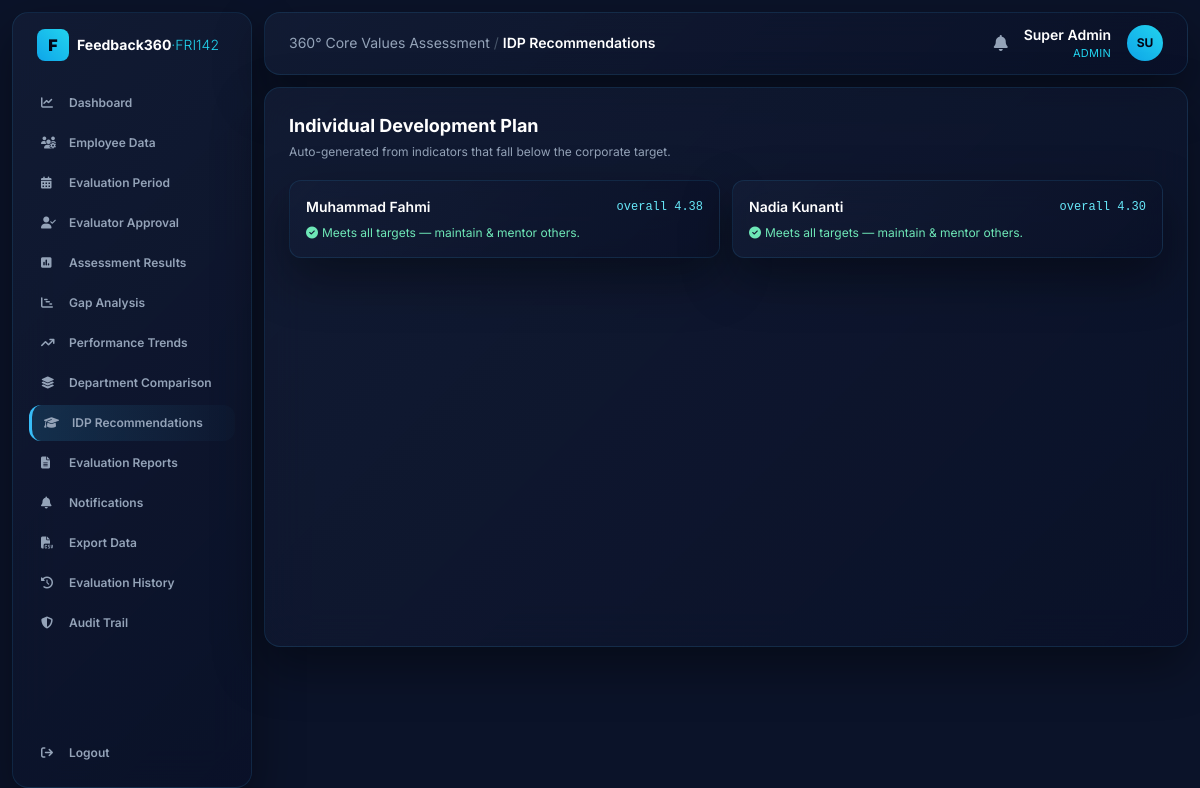
Before: /idp (signed in) with the older database file.
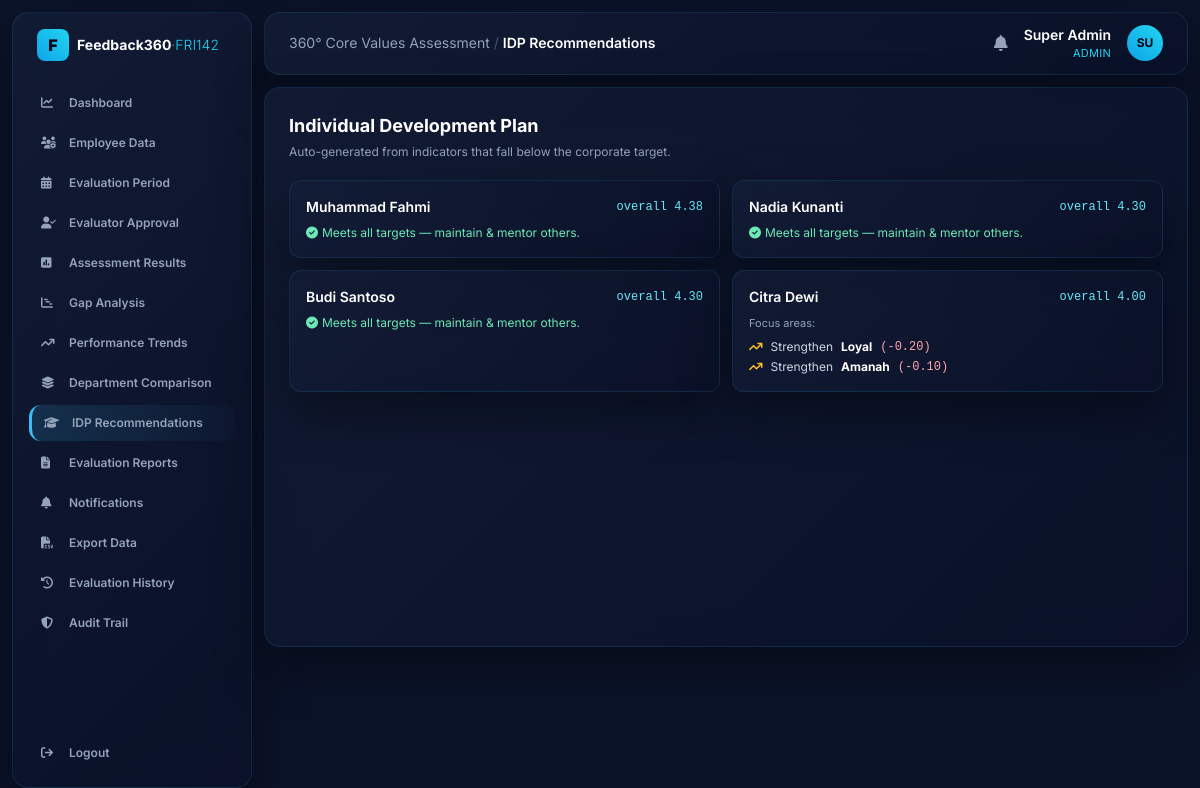
After: the same page with the newer database file.
### tables this page shows
CREATE TABLE results (
    id INTEGER PRIMARY KEY AUTOINCREMENT,
    period_id INTEGER NOT NULL REFERENCES periods(id),
    employee_id INTEGER NOT NULL REFERENCES employees(id),
    amanah REAL, kompeten REAL, harmonis REAL, loyal REAL, adaptif REAL,
    overall REAL,
    computed_at TEXT
);

CREATE TABLE employees (
    id INTEGER PRIMARY KEY AUTOINCREMENT,
    nip TEXT UNIQUE NOT NULL,
    full_name TEXT NOT NULL,
    position TEXT NOT NULL,
    department TEXT NOT NULL,
    supervisor_id INTEGER REFERENCES employees(id)
);

### app.py (the view)
@app.route("/idp")
@require("admin", "hr", "management")
def idp():
    period = active_period()
    rows = g.db.execute(
        "SELECT r.*, e.full_name FROM results r JOIN employees e ON r.employee_id=e.id "
        "WHERE r.period_id=?", (period["id"],)).fetchall()
    cards = []
    for r in rows:
        gaps = [(VALUE_LABELS[v], round(r[v] - CORPORATE_TARGET, 2))
                for v in VALUES if r[v] < CORPORATE_TARGET]
        gaps.sort(key=lambda x: x[1])
        cards.append({"name": r["full_name"], "overall": r["overall"], "gaps": gaps})
    return render_template("idp.html", cards=cards)

### app.py (called while the page is built)
@app.before_request
def load_user():
    g.db = get_db()
    g.user = None
    if "uid" in session:
        g.user = g.db.execute(
            "SELECT * FROM users WHERE id=?", (session["uid"],)
        ).fetchone()

def require(*roles):
    def deco(fn):
        @wraps(fn)
        def wrapper(*a, **kw):
            if not g.user:
                return redirect(url_for("login"))
            if roles and g.user["role"] not in roles:
                abort(403)
            return fn(*a, **kw)
        return wrapper
    return deco

@app.context_processor
def inject_globals():
    unread = 0
    if g.get("user"):
        unread = g.db.execute(
            "SELECT COUNT(*) c FROM notifications WHERE is_read=0 AND "
            "(target_role=? OR target_user_id=?)",
            (g.user["role"], g.user["id"]),
        ).fetchone()["c"]
    return dict(user=g.get("user"), VALUES=VALUES, VALUE_LABELS=VALUE_LABELS,
                TARGET=CORPORATE_TARGET, unread=unread)

def active_period():
    return g.db.execute(
        "SELECT * FROM periods WHERE status='active' ORDER BY id DESC LIMIT 1"
    ).fetchone()

### templates/idp.html
{% extends "base.html" %}
{% block heading %}IDP Recommendations{% endblock %}
{% block body %}
<h2 class="text-lg font-bold text-white mb-1">Individual Development Plan</h2>
<p class="text-xs text-slate-400 mb-5">Auto-generated from indicators that fall below the corporate target.</p>
<div class="grid md:grid-cols-2 gap-3">
{% for c in cards %}
  <div class="glossy rounded-xl p-4">
    <div class="flex items-center justify-between mb-2">
      <h3 class="text-sm font-semibold text-white">{{ c['name'] }}</h3>
      <span class="text-xs text-cyan-300 font-mono">overall {{ '%.2f'|format(c['overall']) }}</span>
    </div>
    {% if c['gaps'] %}
      <p class="text-[11px] text-slate-400 mb-2">Focus areas:</p>
      <ul class="space-y-1">
      {% for label,gap in c['gaps'] %}
        <li class="text-xs text-slate-300 flex items-center gap-2">
          <i class="fa-solid fa-arrow-trend-up text-amber-400"></i>
          Strengthen <strong class="text-white">{{ label }}</strong> <span class="text-rose-300 font-mono">({{ '%+.2f'|format(gap) }})</span></li>
      {% endfor %}
      </ul>
    {% else %}
      <p class="text-xs text-emerald-300"><i class="fa-solid fa-circle-check mr-1"></i>Meets all targets — maintain &amp; mentor others.</p>
    {% endif %}
  </div>
{% else %}<p class="text-sm text-slate-400">No results to base recommendations on yet.</p>{% endfor %}
</div>
{% endblock %}

Changed rows visible on the page:
added results: name "Budi Santoso", overall "4.30", shows "Meets all targets — maintain & mentor others."
added results: name "Citra Dewi", overall "4.00", label "Loyal" "Amanah", gap "-0.20" "-0.10"
